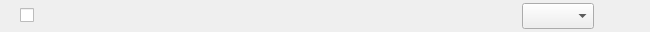
<?xml version="1.0" encoding="UTF-8"?>
<ui version="4.0">
 <class>clamdconfcomboboxoption</class>
 <widget class="QWidget" name="clamdconfcomboboxoption">
  <property name="geometry">
   <rect>
    <x>0</x>
    <y>0</y>
    <width>650</width>
    <height>32</height>
   </rect>
  </property>
  <property name="sizePolicy">
   <sizepolicy hsizetype="Minimum" vsizetype="Preferred">
    <horstretch>0</horstretch>
    <verstretch>0</verstretch>
   </sizepolicy>
  </property>
  <property name="windowTitle">
   <string>Form</string>
  </property>
  <layout class="QHBoxLayout" name="horizontalLayout">
   <property name="topMargin">
    <number>2</number>
   </property>
   <property name="bottomMargin">
    <number>2</number>
   </property>
   <item>
    <widget class="QFrame" name="frame">
     <property name="frameShape">
      <enum>QFrame::NoFrame</enum>
     </property>
     <property name="frameShadow">
      <enum>QFrame::Raised</enum>
     </property>
     <layout class="QGridLayout" name="gridLayout">
      <property name="topMargin">
       <number>1</number>
      </property>
      <property name="bottomMargin">
       <number>1</number>
      </property>
      <item row="0" column="2">
       <widget class="QComboBox" name="comboBox">
        <property name="sizePolicy">
         <sizepolicy hsizetype="Preferred" vsizetype="Fixed">
          <horstretch>1</horstretch>
          <verstretch>0</verstretch>
         </sizepolicy>
        </property>
        <property name="minimumSize">
         <size>
          <width>0</width>
          <height>26</height>
         </size>
        </property>
        <property name="autoFillBackground">
         <bool>true</bool>
        </property>
       </widget>
      </item>
      <item row="0" column="0">
       <widget class="QCheckBox" name="checkBox">
        <property name="sizePolicy">
         <sizepolicy hsizetype="Expanding" vsizetype="Fixed">
          <horstretch>9</horstretch>
          <verstretch>0</verstretch>
         </sizepolicy>
        </property>
        <property name="maximumSize">
         <size>
          <width>16777215</width>
          <height>16777215</height>
         </size>
        </property>
        <property name="styleSheet">
         <string notr="true"/>
        </property>
        <property name="text">
         <string/>
        </property>
       </widget>
      </item>
      <item row="0" column="1">
       <spacer name="horizontalSpacer">
        <property name="orientation">
         <enum>Qt::Horizontal</enum>
        </property>
        <property name="sizeHint" stdset="0">
         <size>
          <width>40</width>
          <height>20</height>
         </size>
        </property>
       </spacer>
      </item>
      <item row="0" column="3">
       <widget class="QLabel" name="label">
        <property name="sizePolicy">
         <sizepolicy hsizetype="Expanding" vsizetype="Fixed">
          <horstretch>1</horstretch>
          <verstretch>0</verstretch>
         </sizepolicy>
        </property>
        <property name="minimumSize">
         <size>
          <width>30</width>
          <height>0</height>
         </size>
        </property>
        <property name="maximumSize">
         <size>
          <width>30</width>
          <height>16777215</height>
         </size>
        </property>
        <property name="text">
         <string/>
        </property>
       </widget>
      </item>
     </layout>
    </widget>
   </item>
  </layout>
 </widget>
 <resources/>
 <connections>
  <connection>
   <sender>checkBox</sender>
   <signal>clicked()</signal>
   <receiver>clamdconfcomboboxoption</receiver>
   <slot>slot_checkBoxClicked()</slot>
   <hints>
    <hint type="sourcelabel">
     <x>23</x>
     <y>13</y>
    </hint>
    <hint type="destinationlabel">
     <x>4</x>
     <y>17</y>
    </hint>
   </hints>
  </connection>
  <connection>
   <sender>comboBox</sender>
   <signal>currentTextChanged(QString)</signal>
   <receiver>clamdconfcomboboxoption</receiver>
   <slot>slot_comboBoxChanged()</slot>
   <hints>
    <hint type="sourcelabel">
     <x>590</x>
     <y>19</y>
    </hint>
    <hint type="destinationlabel">
     <x>643</x>
     <y>19</y>
    </hint>
   </hints>
  </connection>
 </connections>
 <slots>
  <slot>slot_checkBoxClicked()</slot>
  <slot>slot_comboBoxChanged()</slot>
 </slots>
</ui>
